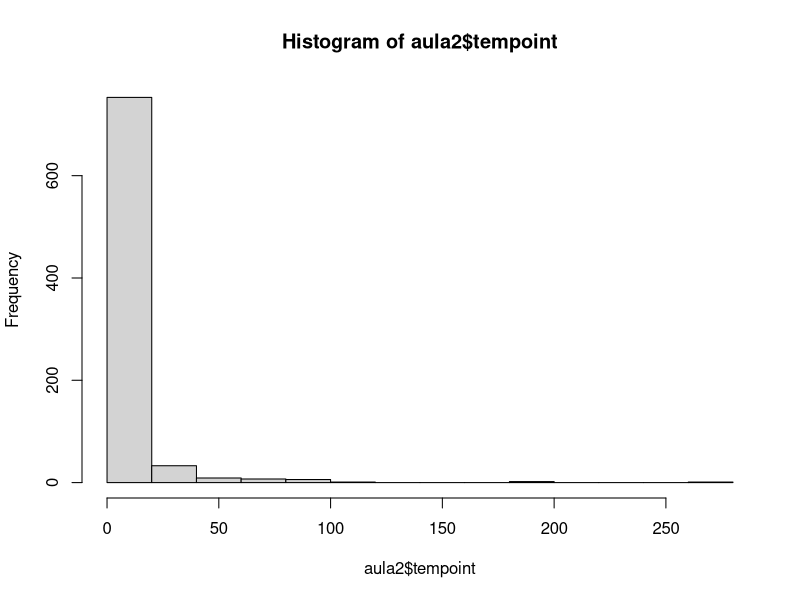
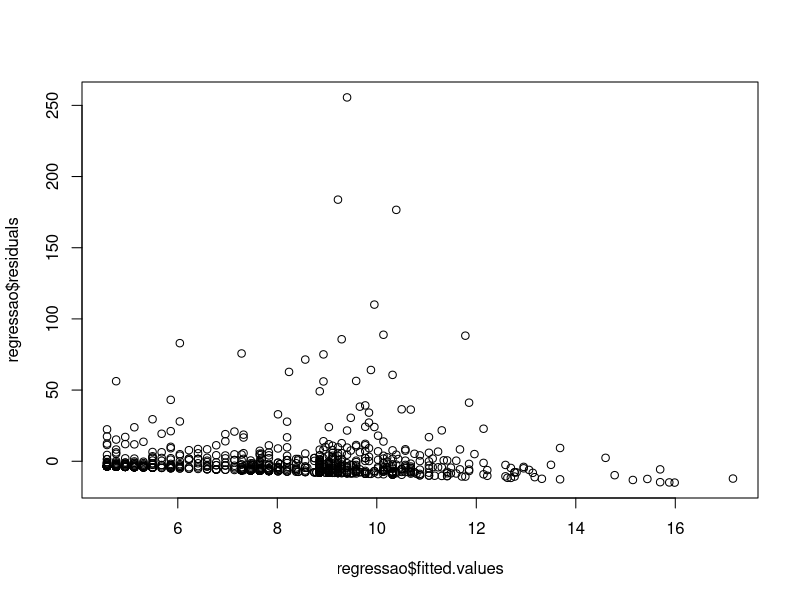
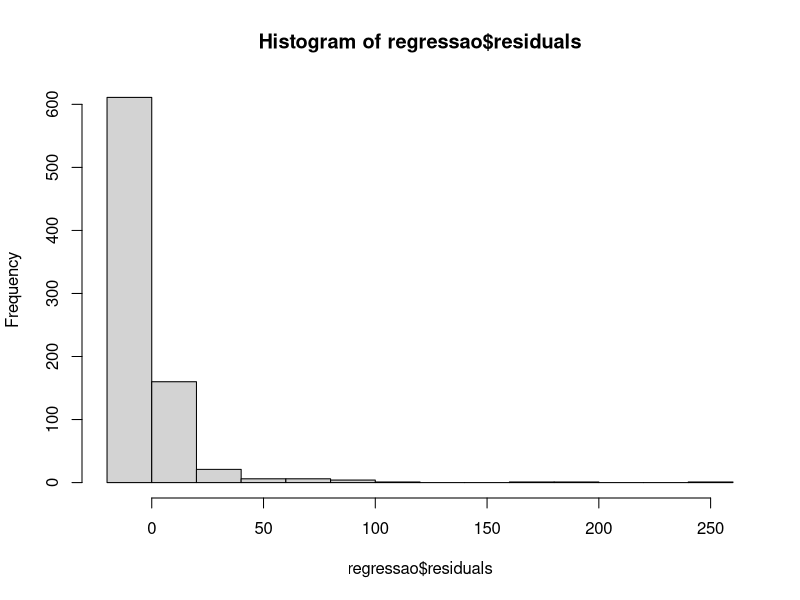
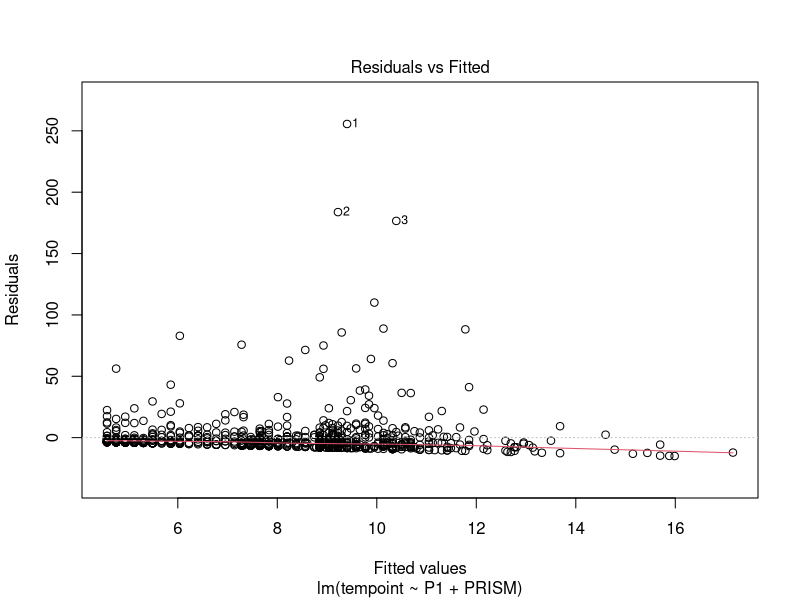
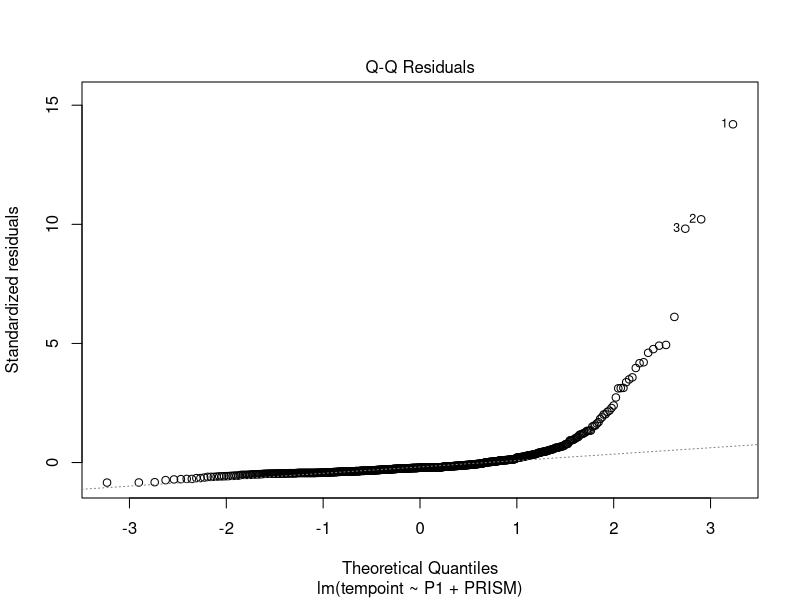
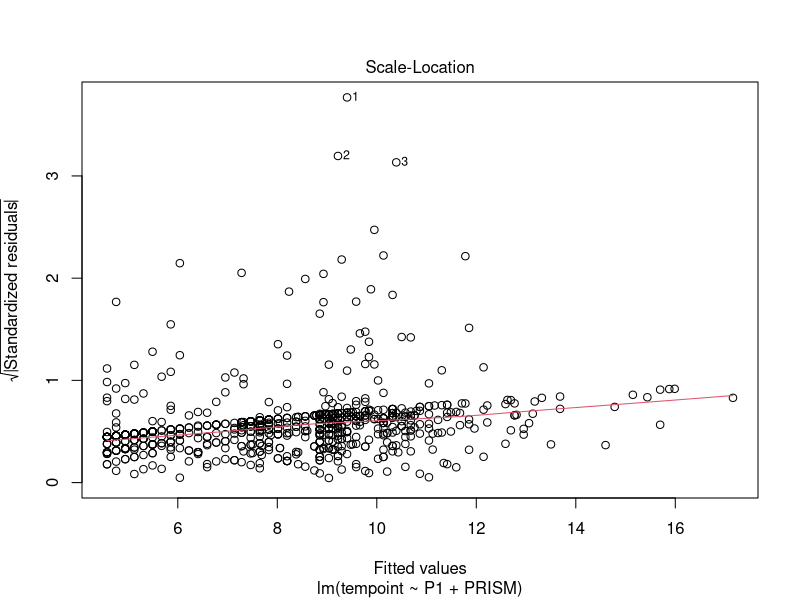
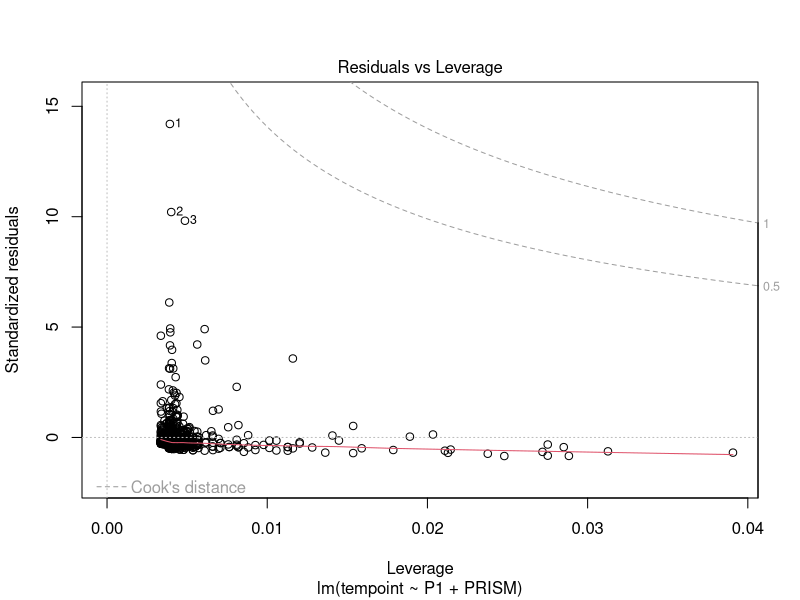
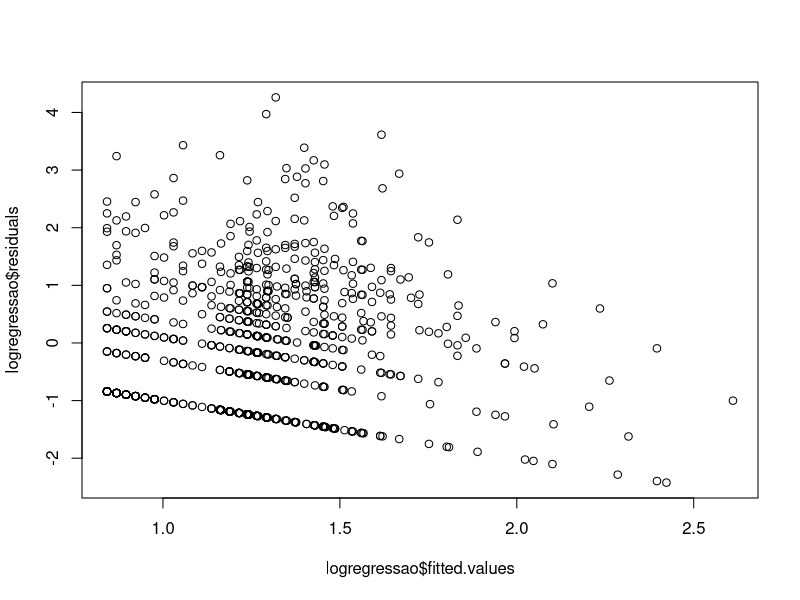

These figures' R source, in order:
## ---- chunk 1
knitr::opts_chunk$set(echo = TRUE, warning = F)
## ---- chunk 2
library(foreign)

aula2 <- read.spss(file="2.UploadedData/UCIP_PRISM HEADS.sav", use.missing=TRUE)
	
summary(aula2)

## ---- chunk 3

hist(aula2$tempoint)
## ---- chunk 4
regressao <- lm(formula = tempoint ~ P1 + PRISM, data=aula2)
summary(regressao)
## ---- chunk 5
plot(regressao$fitted.values, regressao$residuals)
hist(regressao$residuals)
## ---- chunk 6
plot(regressao)
## ---- chunk 7
aula2$logtempoint <- log(aula2$tempoint)
## ---- chunk 8
logregressao <- lm(formula = logtempoint ~ P1 + PRISM, data=aula2)
summary(logregressao)
## ---- chunk 9
(exp(logregressao$coefficients)-1)*100
## ---- chunk 10
plot(logregressao$fitted.values, logregressao$residuals)
hist(logregressao$residuals)
## ---- chunk 11
plot(logregressao)
